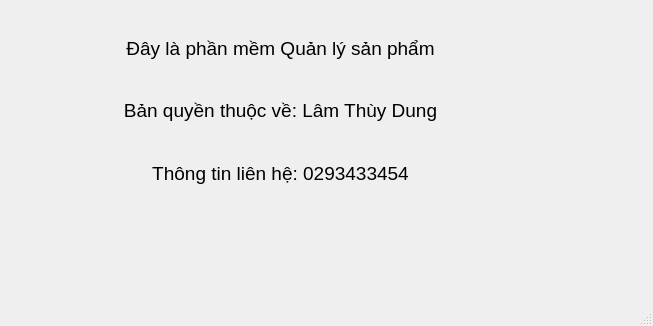
<?xml version="1.0" encoding="UTF-8"?>
<ui version="4.0">
 <class>MainWindow</class>
 <widget class="QMainWindow" name="MainWindow">
  <property name="geometry">
   <rect>
    <x>0</x>
    <y>0</y>
    <width>653</width>
    <height>326</height>
   </rect>
  </property>
  <property name="windowTitle">
   <string>MainWindow</string>
  </property>
  <widget class="QWidget" name="centralwidget">
   <widget class="QWidget" name="verticalLayoutWidget">
    <property name="geometry">
     <rect>
      <x>40</x>
      <y>20</y>
      <width>481</width>
      <height>181</height>
     </rect>
    </property>
    <layout class="QVBoxLayout" name="verticalLayout">
     <item>
      <widget class="QLabel" name="label">
       <property name="font">
        <font>
         <pointsize>14</pointsize>
        </font>
       </property>
       <property name="text">
        <string>Đây là phần mềm Quản lý sản phẩm</string>
       </property>
       <property name="alignment">
        <set>Qt::AlignCenter</set>
       </property>
      </widget>
     </item>
     <item>
      <widget class="QLabel" name="label_2">
       <property name="font">
        <font>
         <pointsize>14</pointsize>
        </font>
       </property>
       <property name="text">
        <string>Bản quyền thuộc về: Lâm Thùy Dung</string>
       </property>
       <property name="alignment">
        <set>Qt::AlignCenter</set>
       </property>
      </widget>
     </item>
     <item>
      <widget class="QLabel" name="label_3">
       <property name="font">
        <font>
         <pointsize>14</pointsize>
        </font>
       </property>
       <property name="text">
        <string>Thông tin liên hệ: 0293433454</string>
       </property>
       <property name="alignment">
        <set>Qt::AlignCenter</set>
       </property>
      </widget>
     </item>
    </layout>
   </widget>
  </widget>
  <widget class="QMenuBar" name="menubar">
   <property name="geometry">
    <rect>
     <x>0</x>
     <y>0</y>
     <width>653</width>
     <height>25</height>
    </rect>
   </property>
  </widget>
  <widget class="QStatusBar" name="statusbar"/>
 </widget>
 <resources/>
 <connections/>
</ui>
